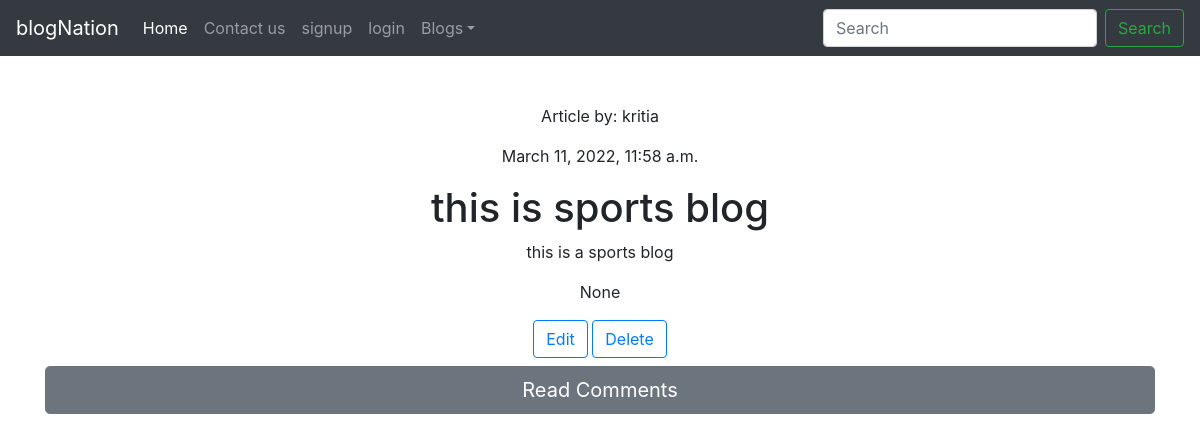
The app's page /detail/5 with its own data.
### blogapp/models.py (models this page shows, shortened)
class BlogTimeStamp(models.Model):
   created_at = models.DateTimeField(auto_now_add=True)
   updated_at = models.DateTimeField(auto_now_add=True)
   class Meta:
      abstract = True

class Post(BlogTimeStamp):
   author = models.ForeignKey(User, on_delete=models.CASCADE)
   title = models.CharField(max_length=100)
   content = models.TextField(max_length=2000, null=True, blank=True)
   slug = models.SlugField(max_length=1000, null=True, blank=True)
   image = models.ImageField(upload_to='images/', null=True, blank=True)
   posted_on = models.DateTimeField(auto_now=True)
   category = models.ManyToManyField(Category)

### blogapp/views.py (the view)
# urls.py: path('detail/<int:pk>', views.detail, name='post_detail')
def detail(request, pk):
    post = Post.objects.get(id=pk)
    return render(request, 'home/detail.html', {'post': post})

### templates/home/detail.html (shortened to what this page needs)
{%extends 'base.html'%}
{% block body %}
<div class="container my-5" align="center">
<p>Article by: {{ post.author }}</p>
<p>{{ post.posted_on }}</p>
<h1>{{ post.title }}</h1>
<p>{{ post.content }}</p>
<p>{{ post.slug }}</p>
<a href="{% url 'blogapp:update' post.pk %}" role="button" class="btn btn-outline-primary" >Edit</a>
<a href="{% url 'blogapp:delete' post.pk %}" role="button" class="btn btn-outline-primary" >Delete</a></br>
<div>
    <a href="{% url 'blogapp:comment' post.pk %}" role="button" class="btn btn-secondary btn-lg btn-block dark my-2" >Read Comments</a>
</div>
</div>
{% endblock  %}

### records on screen
Post: author "kritia", posted_on "March 11, 2022, 11:58 a.m.", title "this is sports blog", content "this is a sports blog", slug "None"
